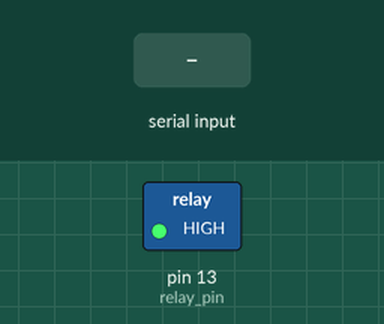
Bench run of a sketch on a simulated Arduino Uno, built with avr-gcc and run on an emulated ATmega328P. Shown: switched loads named in the sketch (green lamp = pin HIGH). The test bench sets the inputs (shaded band).

Above: at 1.2 s.
1.3 s: "0" received over Serial
At 2.8 s:
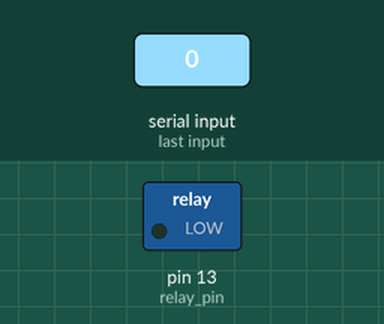
3.8 s: "1" received over Serial
At 5.9 s:
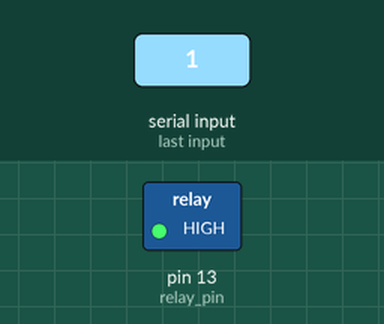
Timing chart, 0 to 7.4 s (numbered marks = the images above; inputs shaded):
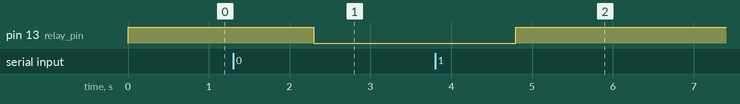

The sketch:

arduino_relay.ino
```cpp
String a; //Initialized variable to store recieved data
const int relay_pin = 13;

void setup() {
  //Serial Begin at 9600 Baud
  pinMode(relay_pin, OUTPUT);
  Serial.begin(9600);
  digitalWrite(relay_pin, HIGH);
}

void loop() {

  if (Serial.available() > 0) {
    // read the incoming byte:
    a = Serial.readString();

    // TODO: iterate over elements in this string or look at nodemcu

    // say what you got:
    if (a == "0"){
      digitalWrite(relay_pin, LOW);
      //Serial.print(a);
    }if (a == "1"){
      digitalWrite(relay_pin, HIGH);
    }
  }
}
```

Measured:
- after the input at 1.3 s, pin 13 (relay_pin): HIGH → LOW after 1.0 s
- after the input at 3.8 s, pin 13 (relay_pin): LOW → HIGH after 1.0 s
